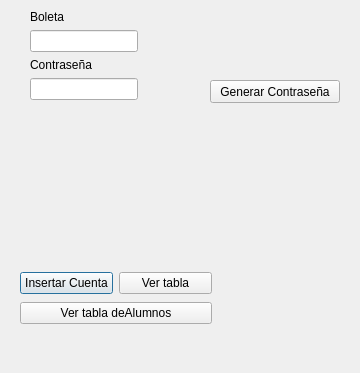
<?xml version="1.0" encoding="UTF-8"?>
<ui version="4.0">
 <class>Cuentas</class>
 <widget class="QDialog" name="Cuentas">
  <property name="geometry">
   <rect>
    <x>0</x>
    <y>0</y>
    <width>360</width>
    <height>373</height>
   </rect>
  </property>
  <property name="maximumSize">
   <size>
    <width>360</width>
    <height>373</height>
   </size>
  </property>
  <property name="windowTitle">
   <string>Registrar Cuentas</string>
  </property>
  <widget class="QWidget" name="layoutWidget">
   <property name="geometry">
    <rect>
     <x>30</x>
     <y>10</y>
     <width>171</width>
     <height>241</height>
    </rect>
   </property>
   <layout class="QFormLayout" name="formLayout">
    <item row="0" column="0">
     <widget class="QLabel" name="label">
      <property name="text">
       <string>Boleta</string>
      </property>
     </widget>
    </item>
    <item row="1" column="0">
     <widget class="QLineEdit" name="Boleta"/>
    </item>
    <item row="2" column="0">
     <widget class="QLabel" name="label_3">
      <property name="text">
       <string>Contraseña</string>
      </property>
     </widget>
    </item>
    <item row="3" column="0">
     <widget class="QLineEdit" name="Contrasena">
      <property name="readOnly">
       <bool>true</bool>
      </property>
     </widget>
    </item>
   </layout>
  </widget>
  <widget class="QWidget" name="layoutWidget">
   <property name="geometry">
    <rect>
     <x>20</x>
     <y>270</y>
     <width>192</width>
     <height>56</height>
    </rect>
   </property>
   <layout class="QVBoxLayout" name="verticalLayout">
    <item>
     <layout class="QHBoxLayout" name="horizontalLayout">
      <item>
       <widget class="QPushButton" name="Insertar">
        <property name="text">
         <string>Insertar Cuenta</string>
        </property>
       </widget>
      </item>
      <item>
       <widget class="QPushButton" name="Ver">
        <property name="text">
         <string>Ver tabla</string>
        </property>
       </widget>
      </item>
     </layout>
    </item>
    <item>
     <widget class="QPushButton" name="VerAl">
      <property name="text">
       <string>Ver tabla deAlumnos</string>
      </property>
     </widget>
    </item>
   </layout>
  </widget>
  <widget class="QPushButton" name="Generar">
   <property name="geometry">
    <rect>
     <x>210</x>
     <y>80</y>
     <width>130</width>
     <height>23</height>
    </rect>
   </property>
   <property name="text">
    <string>Generar Contraseña</string>
   </property>
  </widget>
 </widget>
 <resources/>
 <connections/>
</ui>
